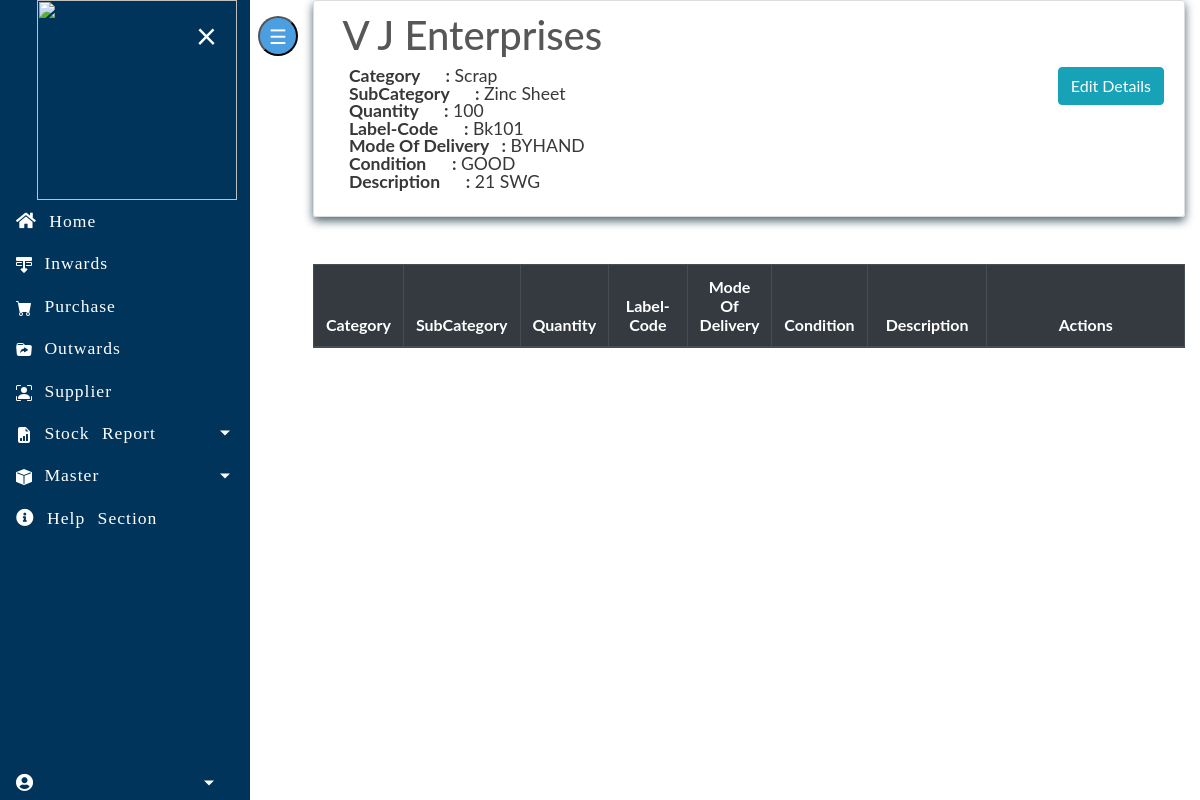
Screenshot of /inventory/stock/117 with the database file from the repository.
### imdapp/models.py (models this page shows, shortened)
class Stock(models.Model):
    STATUS_CHOICE = [
        ('CONSUMABLE', 'CONSUMABLE'),
        ('NON-COMSUMABLE', 'NON-COMSUMABLE'),
    ]
    STATUS_UNIT = [
        ('Mtr', 'Mtr'),
        ('Cm', 'Cm'),
        ('mm', 'mm'),
        ('Kg', 'Kg'),
        ('gm', 'gm'),
        ('Ltr', 'Ltr'),
        ('SqMtr', 'SqMtr'),
        ('SqCm', 'SqCm'),
        ('CuM', 'CuM'),
        ('Ream', 'Ream'),
        ('Doz', 'Doz'),
        ('Pkts', 'Pkts'),
        ('Pairs', 'Pairs'),
        ('Rolls', 'Rolls'),
        ]
    CONDITION = [
        ('GOOD', 'GOOD'),
        ('TORED', 'TORED'),
        ('DAMAGED', 'DAMAGED'),
    ]
    MODE_OF_DELEVERY = [
        ('BYHAND', 'BYHAND'),
        ('COURIOR', 'COURIOR'),
        ('OTHER', 'OTHER'),
    ]
    category=models.ForeignKey(Category,on_delete=models.CASCADE)
    subcategory=models.ForeignKey(Subcategory,on_delete=models.CASCADE)
    description=models.ForeignKey(Description,on_delete=models.CASCADE)
    name=models.ForeignKey(Supp,on_delete=models.CASCADE)
    type=models.CharField(max_length=50, choices=STATUS_CHOICE)
    unit=models.CharField(max_length=50,choices=STATUS_UNIT)
    id = models.AutoField(primary_key=True)
    quantity = models.IntegerField(default=1)
    Mode_of_delivery = models.CharField(max_length=50, choices=MODE_OF_DELEVERY)  # received by
    label_code = models.CharField(max_length=20, default="")
    condition = models.CharField(max_length=50, choices=CONDITION)
    is_deleted = models.BooleanField(default=False)

class Supp(models.Model):
    id=models.IntegerField(primary_key=True)
    name=models.CharField(max_length=255)
    def __str__(self):
        return self.name
    class Meta:
        db_table='Supp'

class Category(models.Model):
    id=models.IntegerField(primary_key=True)
    category=models.CharField(max_length=255)
    subcategory=models.CharField(max_length=255)
    description=models.TextField(max_length=255)
    is_deleted=models.BooleanField(default=False)
    def __str__(self):
        return self.category
    class Meta:
        db_table='Category'

class Subcategory(models.Model):
    id=models.IntegerField(primary_key=True)
    subcategory=models.CharField(max_length=255)
    is_consumable=models.BooleanField(default=False)
    def __str__(self):
        return self.subcategory
    class Meta:
        db_table='Subcategory'

class Description(models.Model):
    id=models.IntegerField(primary_key=True)
    description=models.CharField(max_length=255)
    def __str__(self):
        return self.description
    class Meta:
        db_table='Description'

### imdapp/views.py (the view)
# urls.py: path('stock/<name>', views.StockView.as_view(), name='stockdetails'),
class StockView(View):
    def get(self, request, name):
        stockobj = get_object_or_404(Stock, name=name)
        context = {
            'stock': stockobj,
        }
        return render(request, 'inventory/stockdetails.html', context)

### imdapp/templates/inventory/stockdetails.html (shortened to what this page needs)
{% extends "base.html" %}
{% block content %}
    <div class="content-section">
        <div class="media">
            <div class="media-body">
                <h2 style="color:#575757;" class="account-heading">&nbsp;{{ stock.name }}</h2>
                <a href="{% url 'edit-stock' stock.pk %}" class="btn btn-info" style="float: right;">Edit Details</a>
                <div class="row">
                    <div class="col-md-12">
                        <p class="fal">
                            <b>Category &nbsp; &nbsp;&nbsp; :</b> {{ stock.category }} <br>
                            <b>SubCategory &nbsp;&nbsp;&nbsp;&nbsp; :</b> {{ stock.subcategory }} <br>
                            <b>Quantity &nbsp; &nbsp;&nbsp; :</b> {{ stock.quantity }} <br>
                            <b>Label-Code &nbsp; &nbsp;&nbsp; :</b> {{ stock.label_code }} <br>
                            <b>Mode Of Delivery &nbsp; :</b> {{ stock.Mode_of_delivery }} <br>
                            <b>Condition &nbsp; &nbsp;&nbsp; :</b> {{ stock.condition }} <br>
                            <b>Description &nbsp; &nbsp;&nbsp; :</b> {{ stock.description }} <br>
                        </p>
                    </div>
                </div>
            </div>
        </div>
    </div>
    <table class="table table-css table-hover table-bordered">
        <br>
        <thead class="thead-dark align-middle">
            <tr>
                <th width="10%">Category</th>
                <th width="10%">SubCategory</th>
                <th width="5%">Quantity</th>
                 <th width="10%">Label-Code</th>
                <th width="5%">Mode Of Delivery</th>
                <th width="10%">Condition</th>
                <th width="15%">Description</th>
                <th width="50%">Actions</th>
            </tr>
        </thead>
    </table>
</div>
{% endblock content %}

### homepage/static/css/main.css (style rules this page uses)
body, html { height: 100%; }
.fal { color: #383838; }
p { color: rgb(49, 49, 49); }
a { color: #55b159; }
.table-css { color: #313131; }
h1, h2, h3, h4, h5, h6 { color: #ffffff; }
.content-section { background: transparent; box-shadow: 0 4px 10px #4e6570; color: rgb(36, 36, 36); padding: 10px 20px; border: 1px solid #dddddd; border-radius: 3px; margin-bottom: 20px; }
.account-heading { font-size: 2.5rem; }
.align-middle { text-align: center; }

### homepage/templates/base.html (style rules this page uses)
body { font-family: "Lato", sans-serif; font-size: 1.1rem; }

### rows the page displays
Stock: name "V J Enterprises", category "Scrap", subcategory "Zinc Sheet", quantity "100", label_code "Bk101", Mode_of_delivery "BYHAND", condition "GOOD", description "21 SWG"
